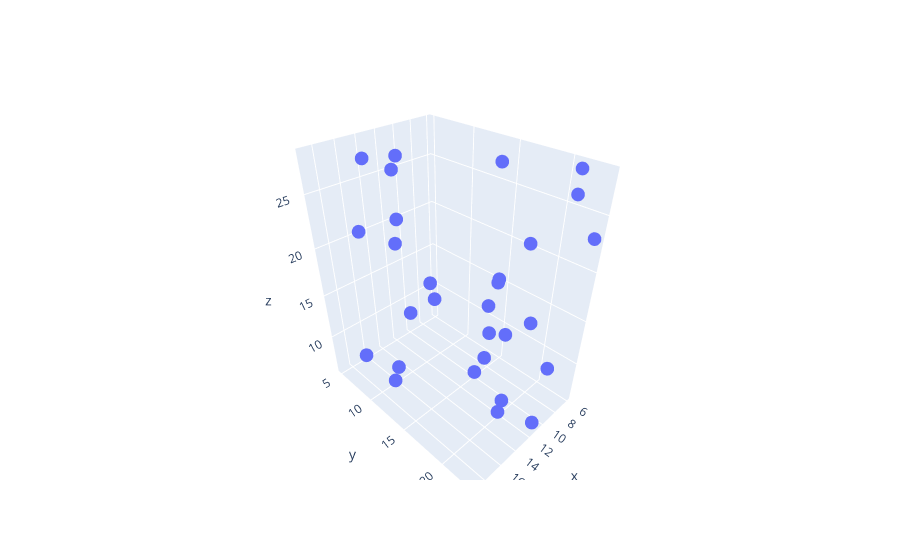

Notebook cell for this chart:
### Code cell
# 3D scatter plot using plotly
x1 = np.random.randint(5,20,30)
y1 = np.random.randint(5,25,30)
z1 = np.random.randint(5,30,30)

fig = go.Figure()
fig.add_trace(go.Scatter3d(x = x1, y = y1, z = z1, mode = "markers"))
fig.show()

### Figure 1 — Plotly figure (JSON) as saved in the notebook; plotly's stock layout.template omitted (floating-point values rounded to 4 significant figures)
{"data": [{"mode": "markers", "type": "scatter3d", "x": [12, 11, 13, 7, 8, 17, 16, 10, 11, 16, 11, 15, 17, 13, 6, 19, 17, 9, 11, 8, 15, 7, 6, 8, 18, 6, 15, 17, 7, 10], "y": [7, 5, 9, 6, 22, 11, 8, 20, 18, 23, 17, 9, 13, 12, 21, 11, 13, 16, 23, 17, 10, 19, 23, 15, 8, 21, 22, 22, 15, 15], "z": [27, 25, 12, 9, 10, 7, 28, 23, 19, 13, 10, 6, 25, 17, 28, 24, 25, 28, 6, 11, 21, 13, 23, 10, 9, 26, 10, 22, 16, 6]}], "layout": {}}
